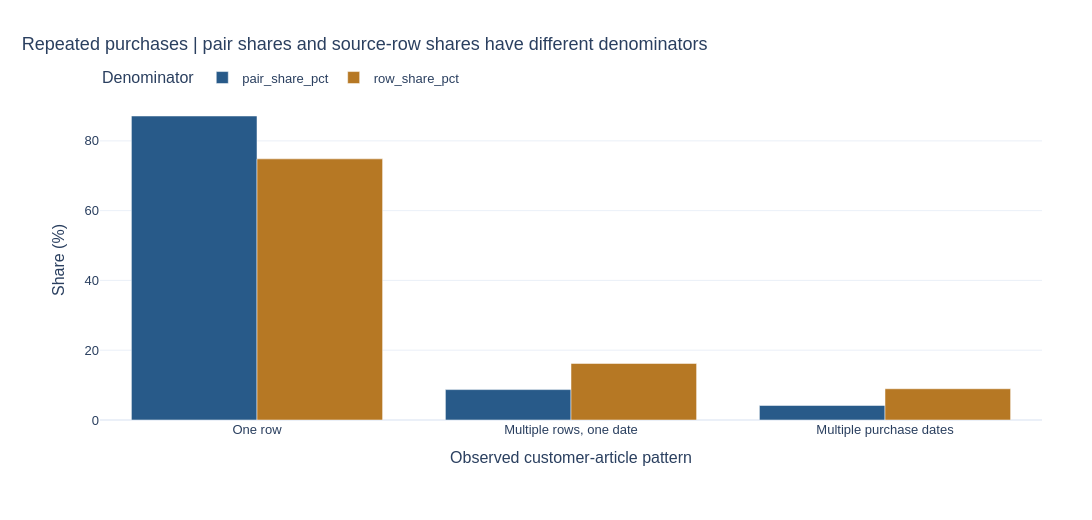

The notebook cell saved with this chart:
### Markdown cell above
## 8. Repeated article purchases

**Question.** Do repeated rows reflect the same date or different purchase dates?

### Code cell
connection.sql('SELECT customer_id,article_id,count(*) AS rows,count(DISTINCT t_dat) purchase_days FROM eda GROUP BY customer_id,article_id').create_view('pair_history')
repeat_patterns = query("SELECT CASE WHEN rows=1 THEN 'One row' WHEN purchase_days=1 THEN 'Multiple rows, one date' ELSE 'Multiple purchase dates' END pattern,count(*) customer_article_pairs,sum(rows) transaction_rows FROM pair_history GROUP BY pattern")
repeat_patterns['pair_share_pct']=100*repeat_patterns['customer_article_pairs']/repeat_patterns['customer_article_pairs'].sum()
repeat_patterns['row_share_pct']=100*repeat_patterns['transaction_rows']/repeat_patterns['transaction_rows'].sum()
assert repeat_patterns['transaction_rows'].sum()==31_028_115
display(repeat_patterns)
fig=px.bar(repeat_patterns,x='pattern',y=['pair_share_pct','row_share_pct'],barmode='group',
    labels={'pattern':'Observed customer-article pattern','value':'Share (%)','variable':'Denominator'},
    title='Repeated purchases | pair shares and source-row shares have different denominators')
show_figure(fig, PROJECT_ROOT, 'eda_repeat_patterns')

### Figure 1 — Plotly figure (JSON) as saved in the notebook; plotly's stock layout.template omitted (floating-point values rounded to 4 significant figures)
{"data": [{"alignmentgroup": "True", "hovertemplate": "Denominator=pair_share_pct<br>Observed customer-article pattern=%{x}<br>Share (%)=%{y}<extra></extra>", "legendgroup": "pair_share_pct", "marker": {"color": "#285A89", "pattern": {"shape": ""}}, "name": "pair_share_pct", "offsetgroup": "pair_share_pct", "orientation": "v", "showlegend": true, "textposition": "auto", "type": "bar", "x": ["One row", "Multiple rows, one date", "Multiple purchase dates"], "xaxis": "x", "y": [87.12, 8.712, 4.164], "yaxis": "y"}, {"alignmentgroup": "True", "hovertemplate": "Denominator=row_share_pct<br>Observed customer-article pattern=%{x}<br>Share (%)=%{y}<extra></extra>", "legendgroup": "row_share_pct", "marker": {"color": "#B67824", "pattern": {"shape": ""}}, "name": "row_share_pct", "offsetgroup": "row_share_pct", "orientation": "v", "showlegend": true, "textposition": "auto", "type": "bar", "x": ["One row", "Multiple rows, one date", "Multiple purchase dates"], "xaxis": "x", "y": [74.84, 16.21, 8.953], "yaxis": "y"}], "layout": {"barmode": "group", "colorway": ["#285A89", "#B67824", "#687B38", "#9B596D", "#78629A"], "font": {"family": "Arial", "size": 13}, "height": 520, "legend": {"orientation": "h", "title": {"text": "Denominator"}, "tracegroupgap": 0, "x": 0, "y": 1.02, "yanchor": "bottom"}, "margin": {"b": 100, "l": 100, "r": 50, "t": 100}, "title": {"font": {"size": 18}, "text": "Repeated purchases | pair shares and source-row shares have different denominators", "x": 0.02, "xanchor": "left"}, "width": 1100, "xaxis": {"anchor": "y", "domain": [0, 1], "title": {"text": "Observed customer-article pattern"}}, "yaxis": {"anchor": "x", "domain": [0, 1], "title": {"text": "Share (%)"}}}}
